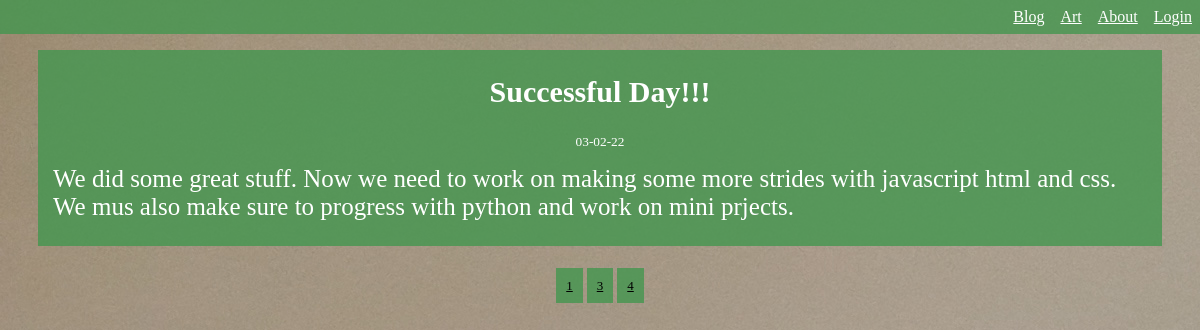
The app's page /blog?page=4 with its own data.
### website/models.py (models this page shows, shortened)
class Blog(db.Model):
    id = db.Column(db.Integer, primary_key=True)
    title = db.Column(db.String(150))
    date_posted = db.Column(db.DateTime, nullable=False, default=datetime.utcnow)
    content = db.Column(db.Text, nullable=False)

### website/views.py (the view)
@views.route('/blog')
def blog():
    page = request.args.get('page', 1, type=int)
    posts = Blog.query.order_by(Blog.date_posted.desc()).paginate(per_page=1, page=page)
    return render_template('blog.html', posts=posts)

### website/templates/blog.html (shortened to what this page needs)
{% extends "base.html" %}
{% block content %}
    {% for blog in posts.items %}
        <body class="home-body">
            <section class="blog-body">
                <h1 align="center">{{ blog.title }}</h1>
                <small align="center">{{ blog.date_posted.strftime('%m-%d-%y') }}</small>
                <p>{{ blog.content }}</p>
            </section>
            <div align="center" class="button-wrapper">
                {% endfor %}
                {% for page_num in posts.iter_pages(left_edge=1, right_edge=1, left_current=1, right_current=2) %}
                    {% if page_num %}
                        {% if posts.page == page_num %}
                            <a class="btn-mod2" href="{{ url_for('views.blog', page=page_num) }}">{{ page_num }}</a>
                        {% else %}
                            <a class="btn-mod2" href="{{ url_for('views.blog', page=page_num) }}">{{ page_num }}</a>
                        {% endif %}
                    {% endif%}
                {% endfor %}
            </div>
        </body>
{% endblock %}

### website/static/styles.css (style rules this page uses)
.home-body { background-image: url('../static/site_images/paper.jpg'); }
.btn-mod2 { background: rgba(68, 150, 79, 0.8); color: black; padding: 10px; font-size: 13px; align-items: center; display: inline; }
.blog-body { display: grid; grid-template-columns: repeat(auto-fit); background-color: rgba(68, 150, 79, 0.8); margin: 30px; margin-top: 50px; padding-bottom: 10px; }
.blog-body h1 { font-size: 30px; color: rgb(255, 255, 255) }
.blog-body small { padding-top: 0; color: rgb(255, 255, 255) }
.blog-body p { display: grid; margin: 15px; justify-content: center; font-size: 25px; color: rgb(255, 255, 255) }

### records on screen
Blog: title "Successful Day!!!", date_posted "03-02-22", content "We did some great stuff. Now we need to work on making some more strides with javascript html and css. We mus also make sure to progress with python and work on mini prjects."

### other values on screen
{{ page_num }} "1" "3"
{{ page_num }} "4"
